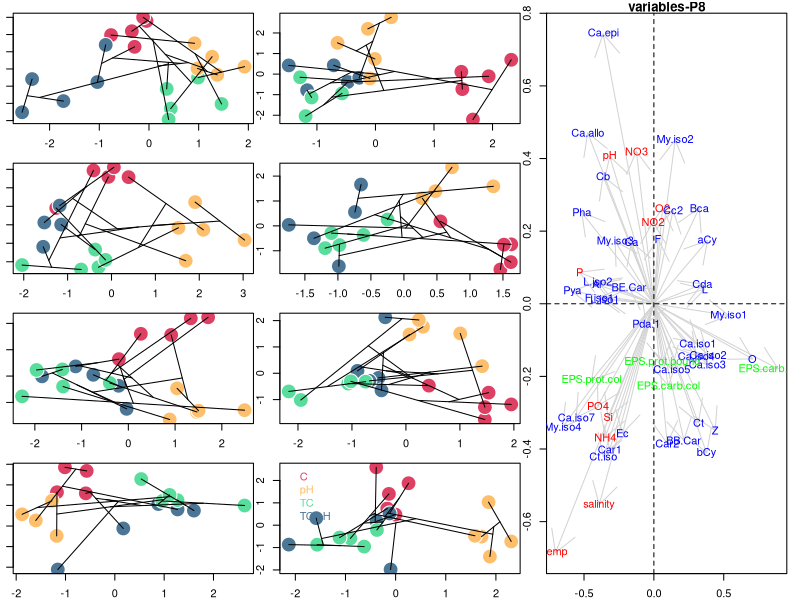
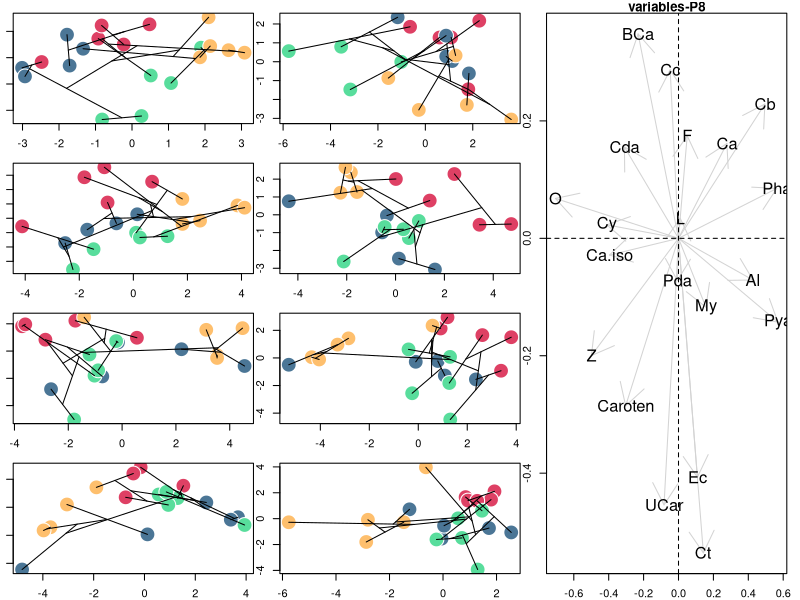
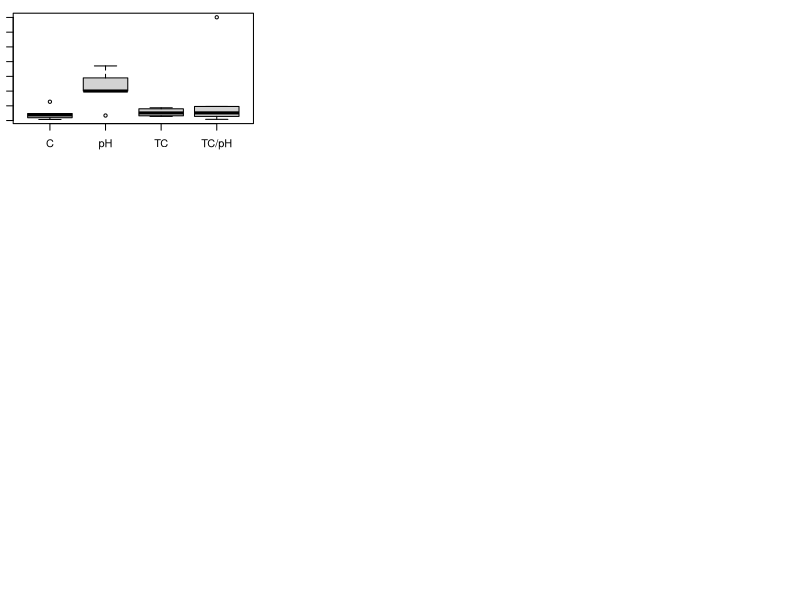
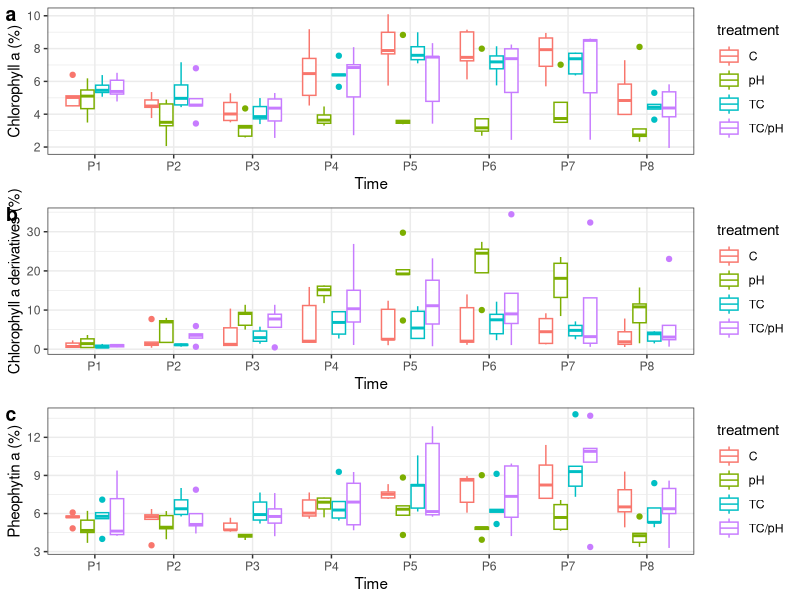
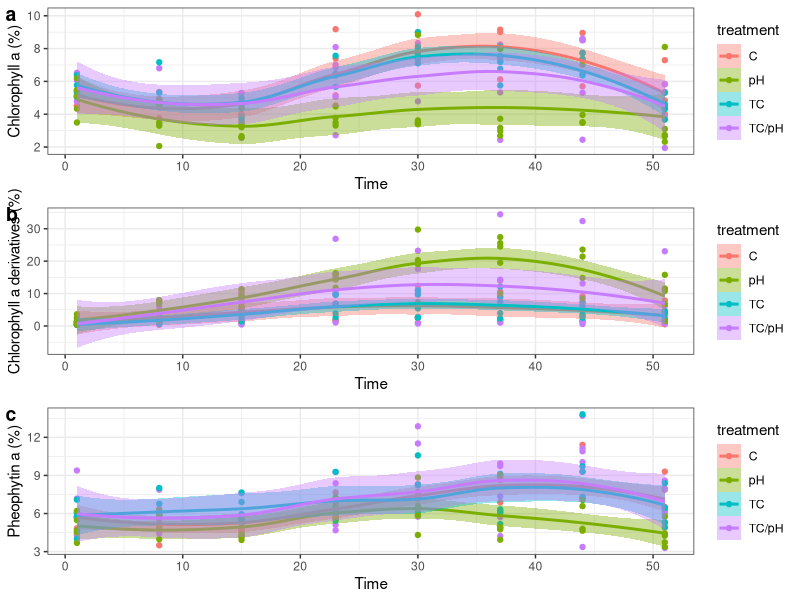
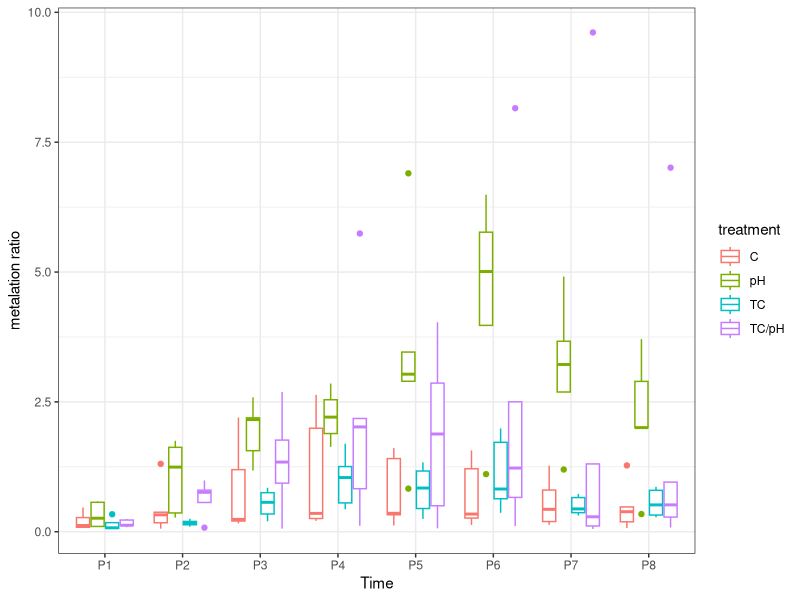

The R source for these figures, in order:
##########################################
# OA experiment - Mudflats 
# script by : C. Hubas 
# Data : C. Mazière, M. Bodo et al 
##########################################

##########################################
# List of packages
##########################################

library(ade4)
library(ggplot2)
library(cowplot)
library(vegan)

##########################################
# Aesthetics
##########################################

# palettes
my.palette <- colorRampPalette(c("#DE4064","#FFAA5A","#FEEB94","#06D6A0","#4B7696"))

##########################################
# BC-MFA Analysis
##########################################

#### Upload data for MFA
all.data <- read.csv("Physico-chem_MESO_modif.csv",sep=";",h=T)
no.na.data <- na.omit(all.data)
names(no.na.data)

# split dataset according to sampling time
no.na.data.split<-split(no.na.data,factor(no.na.data$time))

#######################################
# Create a custom function for BC-MFA analysis
make.BC.MFA<-function(data){
  
  # separate matrix
  enviro <- data[,5:14]
  pigments <- data[,15:51]
  eps <- data[,52:55]
  blocs <- c(dim(enviro)[2],
             dim(pigments)[2],
             dim(eps)[2]
  )
  
  # make dataset
  mfa.data <- data.frame(
    enviro,
    pigments,
    eps)
  
  # perform Mltiple factor Analysis (MFA)
  res.mfa <- dudi.pca(mfa.data,
                      col.w = rep(c(1/dudi.pca(enviro,scannf=F,nf=2)$eig[1],
                                    rep(1/dudi.pca(pigments,scannf=F,nf=2)$eig[1]),
                                    rep(1/dudi.pca(eps,scannf=F,nf=2)$eig[1])),blocs),
                      scannf=F,
                      nf=2)
  
  # create control variable (must be factor)
  fac <- factor(data$treatment)
  
  # perform between class analysis on MFA results
  res.bca <- bca(res.mfa, fac, scannf = FALSE, nf = 2)
  plot(res.bca$ls,
       pch=21,
       col="white",
       bg=my.palette(length(levels(fac)))[fac],
       cex=3)
  ordicluster(res.bca$ls,hclust(vegdist(data[,5:55],"euclidean"),"average",))
  randtest(res.bca)
}

# End onf custom BC-MFA function
#######################################

# Apply custom BC-MFA function on each sampling date 
layout(matrix(c(1,3,5,7,2,4,6,8,9,9,9,9),ncol=3))
par(mar=c(2,1,1,1))
# plot individuals
lapply(no.na.data.split,make.BC.MFA)
# Add legend
legend("topleft",
       c("C","pH","TC","TC/pH"),
       text.col = my.palette(4),
       bty="n")
# plot variables for a chosen sampling time (here "P8")
X<-dudi.pca(no.na.data.split$P8[,5:55],scannf=F,nf=2)
Fa<-factor(no.na.data.split$P8$treatment)
coord<-bca(X,Fa,scannf=F,nf=2)$co
plot(coord,type="n")
arrows(x0=0,
       y0=0,
       x1=coord$Comp1,
       y1=coord$Comp2,
       col='lightgrey')
bloc.factor<-factor(rep(c("enviro","pigment","EPS"),c(10,37,4)))
text(x=coord$Comp1,
     y=coord$Comp2,
     rownames(coord),
     cex=1,
     col=rainbow(3)[bloc.factor])
abline(h=0,lty="dashed")
abline(v=0,lty="dashed")
title("variables-P8")



##########################################
# Pigment Analysis (short list)
##########################################

all.pig.data <- no.na.data[,c(1:4,15:51)]
names(all.pig.data)
apply(all.pig.data[,-c(1:4)],1,sum)
short.pig.data <- data.frame(
  Cy=all.pig.data$"aCy"+all.pig.data$"bCy",
  Al=all.pig.data$"Al",
  Caroten=all.pig.data$"BB.Car"+all.pig.data$"BE.Car",
  UCar=all.pig.data$"Car1"+all.pig.data$"Car2",
  Ca=all.pig.data$"Ca"+all.pig.data$"Ca.allo"+all.pig.data$"Ca.epi",
  Ca.iso=all.pig.data$"Ca.iso1"+all.pig.data$"Ca.iso2"+all.pig.data$"Ca.iso3"+all.pig.data$"Ca.iso4"+all.pig.data$"Ca.iso5"+all.pig.data$"Ca.iso7",
  BCa=all.pig.data$"Bca",
  Cb=all.pig.data$"Cb",
  Cc=all.pig.data$"Cc2",
  Cda=all.pig.data$"Cda",
  Ct=all.pig.data$"Ct"+all.pig.data$"Ct.iso",
  Ec=all.pig.data$"Ec",
  F=all.pig.data$F+all.pig.data$"F.iso1",
  L=all.pig.data$L+all.pig.data$"L.iso1"+all.pig.data$"L.iso2",
  My=all.pig.data$"My.iso1"+all.pig.data$"My.iso2"+all.pig.data$"My.iso3"+all.pig.data$"My.iso4",
  O=all.pig.data$"O",
  Pda=all.pig.data$"Pda.1",
  Pha=all.pig.data$"Pha",
  Pya=all.pig.data$"Pya",
  Z=all.pig.data$"Z"
)
short.pig.data$treatment<-factor(all.pig.data$treatment)
short.pig.data$time<-factor(all.pig.data$time)

# make lists
short.pig.list<-split(short.pig.data,short.pig.data$time)

#######################################
# Create a function for short.pig dataset
make.subplot.short.pig<-function(data){
  res.pca <- dudi.pca(data[,1:20],scannf=F,nf=2)
  factor<-factor(data[,which(names(data)=="treatment")])
  res.bca <- bca(res.pca, factor, scannf = FALSE, nf = 2)
  plot(res.bca$ls,
       pch=21,
       col="white",
       bg=my.palette(length(levels(factor)))[factor],
       cex=3)
  ordicluster(res.bca$ls,hclust(vegdist(data[,1:20],"bray"),"ward.D2",))
  
}

# End of custom function
#######################################

# make plots
layout(matrix(c(1,3,5,7,2,4,6,8,9,9,9,9),ncol=3))
par(mar=c(2,1,1,1))
names(short.pig.data)
lapply(short.pig.list,make.subplot.short.pig)
X<-dudi.pca(short.pig.data[short.pig.data$time=="P8",1:20],scannf=F,nf=2)
Fa<-factor(short.pig.data[short.pig.data$time=="P8",]$treatment)
coord<-bca(X,Fa,scannf=F,nf=2)$co
plot(coord,type="n")
arrows(x0=0,y0=0,x1=coord$Comp1,y1=coord$Comp2,col="lightgrey")
text(x=coord$Comp1,y=coord$Comp2,rownames(coord),cex=1.5)
abline(h=0,lty="dashed")
abline(v=0,lty="dashed")
title("variables-P8")

boxplot(short.pig.data$Ca.iso[short.pig.data$time=="P8"]/short.pig.data$Pha[short.pig.data$time=="P8"]~short.pig.data$treatment[short.pig.data$time=="P8"])

##########################################
# Focus on Chlorophyll a "derivatives"like" pigments
##########################################

# boxplots
box.ca.iso<-ggplot(short.pig.data,
                   aes(x = time,
                       y= Ca.iso,
                       col=treatment))+
  geom_boxplot()+
  ylab("Chlorophyll a derivatives (%)")+
  xlab("Time")+
  theme_bw()

box.ca<-ggplot(short.pig.data,
               aes(x = time,
                   y= Ca,
                   col=treatment))+
  geom_boxplot()+
  ylab("Chlorophyll a (%)")+
  xlab("Time")+
  theme_bw()

box.pha<-ggplot(short.pig.data,
                aes(x = time,
                    y= Pha,
                    col=treatment))+
  geom_boxplot()+
  ylab("Pheophytin a (%)")+
  xlab("Time")+
  theme_bw()

plot_grid(box.ca,box.ca.iso,box.pha,labels=c("a","b","c"),nrow=3)

# scatter plots
time.j<-c(1,8,15,23,30,37,44,51)[short.pig.data$time]

smooth_iso<-ggplot(short.pig.data,
                   aes(x = time.j,
                       y= Ca.iso,
                       col=treatment))+
  geom_point()+
  geom_smooth(aes(fill=treatment),method = "loess")+
  ylab("Chlorophyll a derivatives (%)")+
  xlab("Time")+
  theme_bw()

smooth_ca<-ggplot(short.pig.data,
                  aes(x = time.j,
                      y= Ca,
                      col=treatment))+
  geom_point()+
  geom_smooth(aes(fill=treatment),method = "loess")+
  ylab("Chlorophyll a (%)")+
  xlab("Time")+
  theme_bw()

smooth_Pha<-ggplot(short.pig.data,
                   aes(x = time.j,
                       y= Pha,
                       col=treatment))+
  geom_point()+
  geom_smooth(aes(fill=treatment),method = "loess")+
  ylab("Pheophytin a (%)")+
  xlab("Time")+
  theme_bw()

plot_grid(smooth_ca,smooth_iso,smooth_Pha,labels=c("a","b","c"),nrow=3)

# Ratio Chlorophyll a like vs. true Chlorophyll a
ggplot(short.pig.data,
       aes(x = time,
           y= Ca.iso/Pha,
           col=treatment))+
  geom_boxplot()+
  ylab("metalation ratio")+
  xlab("Time")+
  theme_bw()
